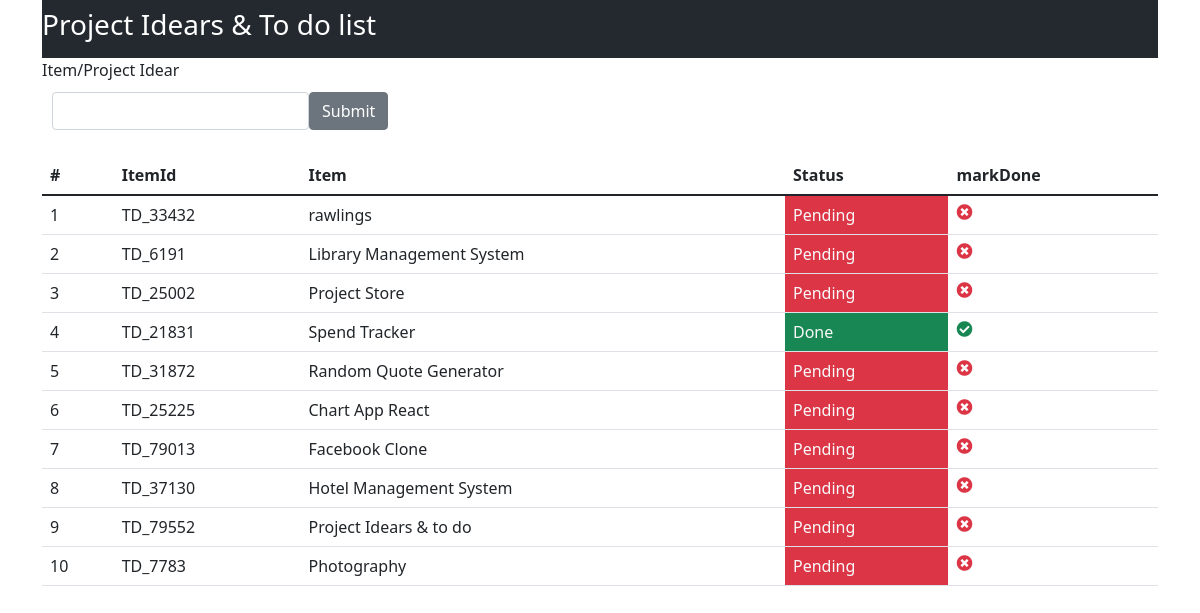
The page / on the database its author committed.
### tables this page shows
CREATE TABLE `addeditems` (
  `id` int(11) NOT NULL,
  `itemid` varchar(100) NOT NULL,
  `todoitem` varchar(200) NOT NULL,
  `statuses` text NOT NULL,
  `addeddate` timestamp NOT NULL DEFAULT current_timestamp() ON UPDATE current_timestamp()
);

### index.php (the view, shortened to what this page needs)
<html lang="en">
<head>
    <link rel="stylesheet" href="https://pro.fontawesome.com/releases/v5.10.0/css/all.css"/>
    <link rel="stylesheet" href="bootstrap/css/bootstrap.min.css">
    <link rel="stylesheet" href="style.css">
</head>
<body>
    <div class="container">
       <nav class="navbar">
           <h3>Project Idears & To do list</h3>
       </nav>
    </div>
    <div class="container">
        <div class="form">
            <label for="todoitem">Item/Project Idear
                <br>
               <form method="POST" action="submit.php" class="inputs border-secondary" >
                <input type="text" name="todoitem" id="todoitem" class="form-control">
                <button id="Submit" class="btn btn-secondary" name="submit" onclick="return validates()" id="submits">Submit</button>
               </form>
            </label>
        </div>
      <div class="flexitem">
        <table class="table">
            <thead>
                <tr>
                    <th>#</th>
                    <th>ItemId</th>
                    <th>Item</th>
                    <th>Status</th>
                    <th>markDone</th>
                </tr>
            </thead>
            <tbody>
                <?php
                 $connection = mysqli_connect("127.0.0.1","root","","todoitems");
                 if($connection){
                     $sql = "SELECT * FROM addeditems";
                     $query = mysqli_query($connection, $sql);
                     if($rows = mysqli_num_rows($query) > 0){
                         while($results = mysqli_fetch_array($query)){
                             $ids = $results['id'];
                             $itemid = $results['itemid'];
                             $items = $results['todoitem'];
                             $status = $results['statuses'];
                             if($status == "Pending"){
                                 echo("<tr>");
                                 echo("<td>$ids</td>");
                                 echo("<td>$itemid</td>");
                                 echo("<td>$items</td>");
                                 echo("<td class='text-light bg-danger' >$status</td>");
                                 echo("<td class='text-danger' id='$itemid' onclick='getids(this.id)'><i class='fas fa-times-circle'></i></td>");
                                 echo("</tr>");
                             }else{
                                echo("<tr>");
                                echo("<td>$ids</td>");
                                echo("<td>$itemid</td>");
                                echo("<td>$items</td>");
                                echo("<td class='text-light bg-success' >$status</td>");
                                echo("<td class='text-success' id='$itemid' onclick='getids(this.id)'><i class='fas fa-check-circle'></i></td>");
                                echo("</tr>");
                             }
                         }
                     }else{
                         echo("<td>No Items added</td>");
                     }
                 }else{
                     echo("cant connect to the server");
                 }
                ?>
            </tbody>
        </table>
      </div>
    </div>
</body>
</html>

### style.css (style rules this page uses)
.navbar { background-color: #24292F; color: #ffffff; text-align: center; font-weight: normal; }
.inputs { display: flex; padding: 10px; }
.flexitem { display: flex; flex-wrap: wrap; }

### rows shown on the page
addeditems: id "1", itemid "TD_33432", todoitem "rawlings", statuses "Pending"
addeditems: id "2", itemid "TD_6191", todoitem "Library Management System", statuses "Pending"
addeditems: id "3", itemid "TD_25002", todoitem "Project Store", statuses "Pending"
addeditems: id "4", itemid "TD_21831", todoitem "Spend Tracker", statuses "Done"
addeditems: id "5", itemid "TD_31872", todoitem "Random Quote Generator", statuses "Pending"
addeditems: id "6", itemid "TD_25225", todoitem "Chart App React", statuses "Pending"
addeditems: id "7", itemid "TD_79013", todoitem "Facebook Clone", statuses "Pending"
addeditems: id "8", itemid "TD_37130", todoitem "Hotel Management System", statuses "Pending"
addeditems: id "9", itemid "TD_79552", todoitem "Project Idears & to do", statuses "Pending"
addeditems: id "10", itemid "TD_7783", todoitem "Photography", statuses "Pending"
